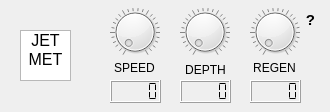
     <widget class="QWidget" name="flangerTab">
      <attribute name="title">
       <string>Flanger</string>
      </attribute>
      <widget class="QLabel" name="flangerRegenLabel">
       <property name="geometry">
        <rect>
         <x>250</x>
         <y>60</y>
         <width>49</width>
         <height>16</height>
        </rect>
       </property>
       <property name="text">
        <string>REGEN</string>
       </property>
       <property name="alignment">
        <set>Qt::AlignmentFlag::AlignCenter</set>
       </property>
      </widget>
      <widget class="QDial" name="flangerSpeedDial">
       <property name="geometry">
        <rect>
         <x>110</x>
         <y>0</y>
         <width>50</width>
         <height>64</height>
        </rect>
       </property>
       <property name="autoFillBackground">
        <bool>false</bool>
       </property>
       <property name="maximum">
        <number>100</number>
       </property>
       <property name="wrapping">
        <bool>false</bool>
       </property>
       <property name="notchesVisible">
        <bool>true</bool>
       </property>
      </widget>
      <widget class="QLabel" name="flangerSpeedLabel">
       <property name="geometry">
        <rect>
         <x>110</x>
         <y>60</y>
         <width>49</width>
         <height>16</height>
        </rect>
       </property>
       <property name="text">
        <string>SPEED</string>
       </property>
       <property name="alignment">
        <set>Qt::AlignmentFlag::AlignCenter</set>
       </property>
      </widget>
      <widget class="QDial" name="flangerRegenDial">
       <property name="geometry">
        <rect>
         <x>250</x>
         <y>0</y>
         <width>50</width>
         <height>64</height>
        </rect>
       </property>
       <property name="autoFillBackground">
        <bool>false</bool>
       </property>
       <property name="maximum">
        <number>100</number>
       </property>
       <property name="wrapping">
        <bool>false</bool>
       </property>
       <property name="notchesVisible">
        <bool>true</bool>
       </property>
      </widget>
      <widget class="QLCDNumber" name="flangerRegenDisplay">
       <property name="geometry">
        <rect>
         <x>250</x>
         <y>80</y>
         <width>51</width>
         <height>23</height>
        </rect>
       </property>
       <property name="segmentStyle">
        <enum>QLCDNumber::SegmentStyle::Flat</enum>
       </property>
      </widget>
      <widget class="QLCDNumber" name="flangerSpeedDisplay">
       <property name="geometry">
        <rect>
         <x>110</x>
         <y>80</y>
         <width>51</width>
         <height>23</height>
        </rect>
       </property>
       <property name="segmentStyle">
        <enum>QLCDNumber::SegmentStyle::Flat</enum>
       </property>
      </widget>
      <widget class="QLabel" name="flangerDepthLabel">
       <property name="geometry">
        <rect>
         <x>170</x>
         <y>60</y>
         <width>71</width>
         <height>20</height>
        </rect>
       </property>
       <property name="text">
        <string>DEPTH</string>
       </property>
       <property name="alignment">
        <set>Qt::AlignmentFlag::AlignCenter</set>
       </property>
      </widget>
      <widget class="QLCDNumber" name="flangerDepthDisplay">
       <property name="geometry">
        <rect>
         <x>180</x>
         <y>80</y>
         <width>51</width>
         <height>23</height>
        </rect>
       </property>
       <property name="segmentStyle">
        <enum>QLCDNumber::SegmentStyle::Flat</enum>
       </property>
      </widget>
      <widget class="QListWidget" name="flangerModeList">
       <property name="geometry">
        <rect>
         <x>20</x>
         <y>30</y>
         <width>51</width>
         <height>51</height>
        </rect>
       </property>
       <property name="uniformItemSizes">
        <bool>false</bool>
       </property>
       <property name="selectionRectVisible">
        <bool>false</bool>
       </property>
       <item>
        <property name="text">
         <string>JET</string>
        </property>
        <property name="font">
         <font>
          <pointsize>12</pointsize>
         </font>
        </property>
        <property name="textAlignment">
         <set>AlignCenter</set>
        </property>
       </item>
       <item>
        <property name="text">
         <string>MET</string>
        </property>
        <property name="font">
         <font>
          <pointsize>12</pointsize>
         </font>
        </property>
        <property name="textAlignment">
         <set>AlignCenter</set>
        </property>
       </item>
      </widget>
      <widget class="QDial" name="flangerDepthDial">
       <property name="geometry">
        <rect>
         <x>180</x>
         <y>0</y>
         <width>50</width>
         <height>64</height>
        </rect>
       </property>
       <property name="autoFillBackground">
        <bool>false</bool>
       </property>
       <property name="maximum">
        <number>100</number>
       </property>
       <property name="wrapping">
        <bool>false</bool>
       </property>
       <property name="notchesVisible">
        <bool>true</bool>
       </property>
      </widget>
      <widget class="QLabel" name="flangerHelpLabel">
       <property name="geometry">
        <rect>
         <x>300</x>
         <y>10</y>
         <width>21</width>
         <height>21</height>
        </rect>
       </property>
       <property name="toolTip">
        <string>&lt;html&gt;&lt;head/&gt;&lt;body&gt;&lt;p align=&quot;center&quot;&gt;&lt;span style=&quot; font-size:14pt;&quot;&gt;Jet / Metal&lt;/span&gt;&lt;/p&gt;&lt;p align=&quot;center&quot;&gt;&lt;img src=&quot;:/Modulation_Flanger/resources/modulation/flanger.png&quot;/&gt;&lt;/p&gt;&lt;/body&gt;&lt;/html&gt;</string>
       </property>
       <property name="text">
        <string>&lt;html&gt;&lt;head/&gt;&lt;body&gt;&lt;p align=&quot;center&quot;&gt;&lt;span style=&quot; font-size:11pt; font-weight:700;&quot;&gt;?&lt;/span&gt;&lt;/p&gt;&lt;/body&gt;&lt;/html&gt;</string>
       </property>
      </widget>
     </widget>
